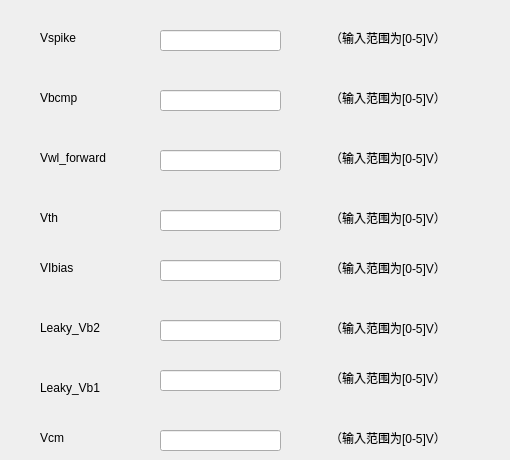
    <widget class="QWidget" name="tab_13">
     <attribute name="title">
      <string>基础配置</string>
     </attribute>
     <widget class="QLineEdit" name="lineEdit_512">
      <property name="geometry">
       <rect>
        <x>160</x>
        <y>370</y>
        <width>121</width>
        <height>21</height>
       </rect>
      </property>
     </widget>
     <widget class="QLabel" name="label_1356">
      <property name="geometry">
       <rect>
        <x>330</x>
        <y>260</y>
        <width>171</width>
        <height>16</height>
       </rect>
      </property>
      <property name="text">
       <string>（输入范围为[0-5]V）</string>
      </property>
     </widget>
     <widget class="QLineEdit" name="lineEdit_513">
      <property name="geometry">
       <rect>
        <x>160</x>
        <y>320</y>
        <width>121</width>
        <height>21</height>
       </rect>
      </property>
     </widget>
     <widget class="QLabel" name="label_1357">
      <property name="geometry">
       <rect>
        <x>40</x>
        <y>320</y>
        <width>111</width>
        <height>16</height>
       </rect>
      </property>
      <property name="text">
       <string>Leaky_Vb2</string>
      </property>
     </widget>
     <widget class="QLineEdit" name="lineEdit_514">
      <property name="geometry">
       <rect>
        <x>160</x>
        <y>210</y>
        <width>121</width>
        <height>21</height>
       </rect>
      </property>
     </widget>
     <widget class="QLabel" name="label_1358">
      <property name="geometry">
       <rect>
        <x>330</x>
        <y>150</y>
        <width>171</width>
        <height>16</height>
       </rect>
      </property>
      <property name="text">
       <string>（输入范围为[0-5]V）</string>
      </property>
     </widget>
     <widget class="QLabel" name="label_1359">
      <property name="geometry">
       <rect>
        <x>40</x>
        <y>210</y>
        <width>111</width>
        <height>16</height>
       </rect>
      </property>
      <property name="text">
       <string>Vth</string>
      </property>
     </widget>
     <widget class="QLabel" name="label_1360">
      <property name="geometry">
       <rect>
        <x>330</x>
        <y>370</y>
        <width>161</width>
        <height>16</height>
       </rect>
      </property>
      <property name="text">
       <string>（输入范围为[0-5]V）</string>
      </property>
     </widget>
     <widget class="QLabel" name="label_1361">
      <property name="geometry">
       <rect>
        <x>40</x>
        <y>30</y>
        <width>101</width>
        <height>16</height>
       </rect>
      </property>
      <property name="text">
       <string>Vspike</string>
      </property>
     </widget>
     <widget class="QLabel" name="label_1362">
      <property name="geometry">
       <rect>
        <x>330</x>
        <y>210</y>
        <width>171</width>
        <height>16</height>
       </rect>
      </property>
      <property name="text">
       <string>（输入范围为[0-5]V）</string>
      </property>
     </widget>
     <widget class="QLabel" name="label_1363">
      <property name="geometry">
       <rect>
        <x>40</x>
        <y>380</y>
        <width>111</width>
        <height>16</height>
       </rect>
      </property>
      <property name="text">
       <string>Leaky_Vb1</string>
      </property>
     </widget>
     <widget class="QLabel" name="label_1364">
      <property name="geometry">
       <rect>
        <x>40</x>
        <y>90</y>
        <width>81</width>
        <height>16</height>
       </rect>
      </property>
      <property name="text">
       <string>Vbcmp</string>
      </property>
     </widget>
     <widget class="QLabel" name="label_1365">
      <property name="geometry">
       <rect>
        <x>40</x>
        <y>150</y>
        <width>91</width>
        <height>16</height>
       </rect>
      </property>
      <property name="text">
       <string>Vwl_forward</string>
      </property>
     </widget>
     <widget class="QLabel" name="label_1366">
      <property name="geometry">
       <rect>
        <x>330</x>
        <y>320</y>
        <width>171</width>
        <height>16</height>
       </rect>
      </property>
      <property name="text">
       <string>（输入范围为[0-5]V）</string>
      </property>
     </widget>
     <widget class="QLabel" name="label_1367">
      <property name="geometry">
       <rect>
        <x>330</x>
        <y>30</y>
        <width>171</width>
        <height>16</height>
       </rect>
      </property>
      <property name="text">
       <string>（输入范围为[0-5]V）</string>
      </property>
     </widget>
     <widget class="QLabel" name="label_1368">
      <property name="geometry">
       <rect>
        <x>40</x>
        <y>430</y>
        <width>111</width>
        <height>16</height>
       </rect>
      </property>
      <property name="text">
       <string>Vcm </string>
      </property>
     </widget>
     <widget class="QLabel" name="label_1369">
      <property name="geometry">
       <rect>
        <x>40</x>
        <y>260</y>
        <width>111</width>
        <height>16</height>
       </rect>
      </property>
      <property name="text">
       <string>VIbias</string>
      </property>
     </widget>
     <widget class="QLineEdit" name="lineEdit_515">
      <property name="geometry">
       <rect>
        <x>160</x>
        <y>150</y>
        <width>121</width>
        <height>21</height>
       </rect>
      </property>
     </widget>
     <widget class="QLabel" name="label_1370">
      <property name="geometry">
       <rect>
        <x>330</x>
        <y>90</y>
        <width>161</width>
        <height>16</height>
       </rect>
      </property>
      <property name="text">
       <string>（输入范围为[0-5]V）</string>
      </property>
     </widget>
     <widget class="QLineEdit" name="lineEdit_516">
      <property name="geometry">
       <rect>
        <x>160</x>
        <y>90</y>
        <width>121</width>
        <height>21</height>
       </rect>
      </property>
     </widget>
     <widget class="QLabel" name="label_1371">
      <property name="geometry">
       <rect>
        <x>330</x>
        <y>430</y>
        <width>161</width>
        <height>16</height>
       </rect>
      </property>
      <property name="text">
       <string>（输入范围为[0-5]V）</string>
      </property>
     </widget>
     <widget class="QLineEdit" name="lineEdit_517">
      <property name="geometry">
       <rect>
        <x>160</x>
        <y>30</y>
        <width>121</width>
        <height>21</height>
       </rect>
      </property>
     </widget>
     <widget class="QLineEdit" name="lineEdit_518">
      <property name="geometry">
       <rect>
        <x>160</x>
        <y>260</y>
        <width>121</width>
        <height>21</height>
       </rect>
      </property>
     </widget>
     <widget class="QLineEdit" name="lineEdit_519">
      <property name="geometry">
       <rect>
        <x>160</x>
        <y>430</y>
        <width>121</width>
        <height>21</height>
       </rect>
      </property>
     </widget>
    </widget>
